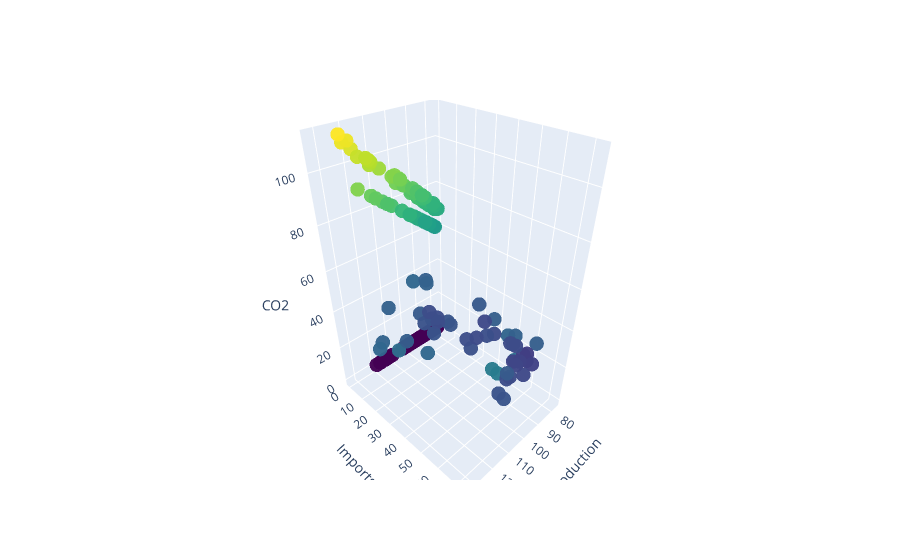

Here is the notebook cell this chart was saved with:
### Code cell
# Create a Plotly trace for a 3D scatter plot
trace = go.Scatter3d(
    x=training_data['Plant_Production_GWh'],
    y=training_data['Imports_GWh'],
    z=training_data['powerplants_c02_kt'],
    mode='markers',
    marker=dict(
        size=5,
        color=training_data['powerplants_c02_kt'],  # Color by z-value for example
        colorscale='Viridis',  # Choose a colorscale
        opacity=0.8
    )
)

# Create the layout for the plot
layout = go.Layout(
    scene=dict(
        xaxis=dict(title='Plant Production'),
        yaxis=dict(title='Imports'),
        zaxis=dict(title='CO2')
    )
)

# Create the figure
fig = go.Figure(data=[trace], layout=layout)

# Display the interactive plot
fig.show()

### Figure 1 — Plotly figure (JSON) as saved in the notebook; plotly's stock layout.template omitted (floating-point values rounded to 4 significant figures; data arrays with more than 128 entries replaced by an {"elided": "..."} marker saying what was removed)
{"data": [{"marker": {"color": {"elided": "384 float values"}, "colorscale": [[0, "#440154"], [0.1111, "#482878"], [0.2222, "#3e4989"], [0.3333, "#31688e"], [0.4444, "#26828e"], [0.5556, "#1f9e89"], [0.6667, "#35b779"], [0.7778, "#6ece58"], [0.8889, "#b5de2b"], [1, "#fde725"]], "opacity": 0.8, "size": 5}, "mode": "markers", "type": "scatter3d", "x": {"elided": "384 float values"}, "y": {"elided": "384 float values"}, "z": {"elided": "384 float values"}}], "layout": {"scene": {"xaxis": {"title": {"text": "Plant Production"}}, "yaxis": {"title": {"text": "Imports"}}, "zaxis": {"title": {"text": "CO2"}}}}}
